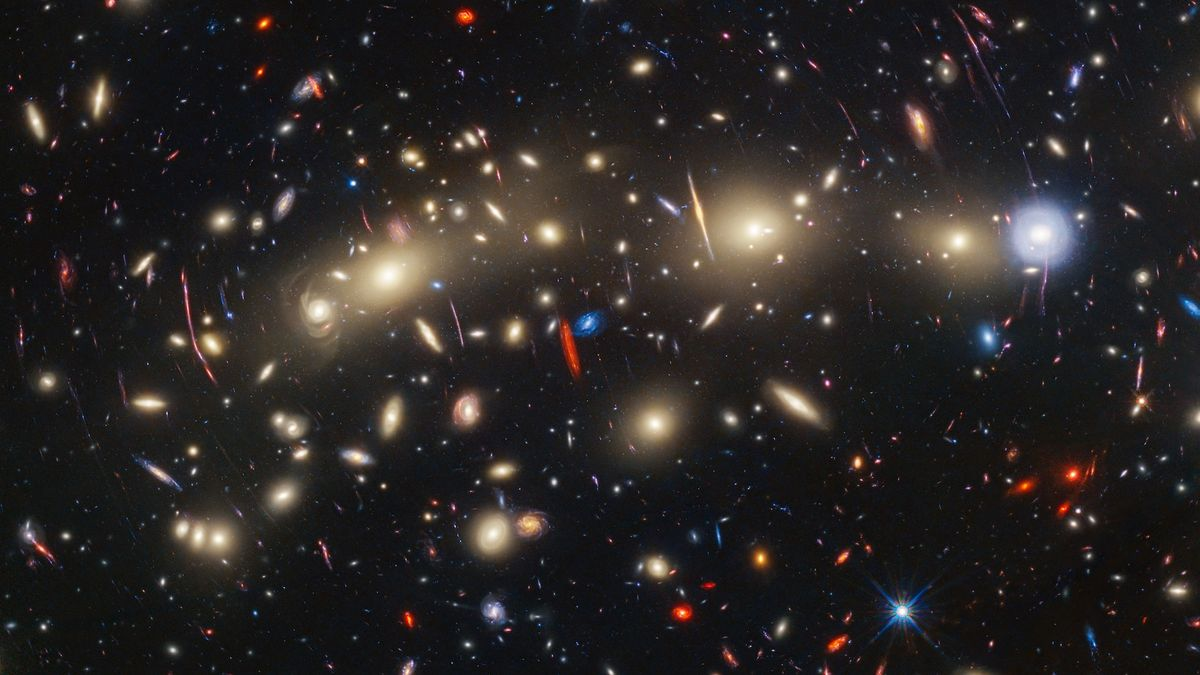
#> input picture source.jpg, 1200 x 675 px
$ python lens_explorer.py
#> lines starting #> are read from the running program, lines starting #| are printed output that depends on the picture
# -*- coding: utf-8 -*-
"""
Created on Wed Dec 10 11:57:54 2025

@author: samue
"""

"""
lensing_explorer.py

Dependencies:
 - numpy
 - matplotlib
 - Pillow (PIL)

"""

import numpy as np
import matplotlib.pyplot as plt
from matplotlib.widgets import Slider, Button, RadioButtons
from PIL import Image, ImageDraw
import os


#PHYSICAL PARAMETERS
sigma0 = 1500.0   # km/s (used to compute theta_E)
R_c0 = 0.07       # h^-1 Mpc
D_s = 878.0
D_l = 637.0
D_ls = 441.0
c_kms = 299792.458

# grid resolution (image-plane). Increase for more quality (cost ~N^2).
N = 601  # choose 401..1201 depending on computational power

# source options
USE_REAL_IMAGE = os.path.exists("source.jpg")  # if source.jpg exists, will use it via button
CHESSBOARD_SIZE = 8  # tiles across when using synthetic chessboard


#LENS MODEL

def compute_thetaE_from_sigma(sigma):
    return (4 * np.pi * sigma**2 / c_kms**2) * (D_ls / D_s)

def lens_map(r1, r2, r_c, epsilon):
    """
    Given r1, r2 (arrays), we can compute s1, s2 and transfer between
    lens and source image

    """
    denominator = np.sqrt(r_c**2 + (1-epsilon) * r1**2 + (1+epsilon) * r2**2)
    s1 = r1 - (1-epsilon) * r1 / denominator
    s2 = r2 - (1+epsilon) * r2 / denominator
    return s1, s2

# Optionally add external shear deflection to alpha by adding the linear shear matrix (used later)
def shear_deflection(dx, dy, gamma1, gamma2):
    # returns ax_shear, ay_shear
    ax = gamma1 * dx + gamma2 * dy
    ay = gamma2 * dx - gamma1 * dy
    return ax, ay


#COORDINATES / GRIDS
xs = np.linspace(-1, 1, N)
r1_grid, r2_grid = np.meshgrid(xs, xs, indexing="xy")  # r1 = x, r2 = y

# utility: convert normalized [-1,1] coords to pixel float indices in [0, N-1]
def norm_to_pixel_coords(s, N):
    # returns float pixel coords
    return ((s + 1.0) / 2.0) * (N - 1)


#BILINEAR SAMPLER (works for RGB arrays HxWx3)

def bilinear_sample(img, x, y):
    """
    img: H x W x C (C=3)
    x, y: arrays of same shape giving float pixel coordinates in img space
    returns sampled array shape (..., C)
    """
    H, W = img.shape[:2]
    x0 = np.floor(x).astype(int)
    y0 = np.floor(y).astype(int)
    x1 = x0 + 1
    y1 = y0 + 1

    x0 = np.clip(x0, 0, W-1)
    x1 = np.clip(x1, 0, W-1)
    y0 = np.clip(y0, 0, H-1)
    y1 = np.clip(y1, 0, H-1)

    dx = (x - x0)[..., None]
    dy = (y - y0)[..., None]

    Ia = img[y0, x0]  # HxWx3
    Ib = img[y1, x0]
    Ic = img[y0, x1]
    Id = img[y1, x1]

    return (Ia * (1-dx)*(1-dy) + Ic * dx*(1-dy) +
            Ib * (1-dx)*dy + Id * dx*dy)


#SOURCE PLANE GENERATORS

def generate_chessboard(N, tiles=8):
    """Generates a colorful chessboard-like image (RGB float 0..1)."""
    img = Image.new("RGB", (N, N), (255,255,255))
    draw = ImageDraw.Draw(img)
    tile = N // tiles
    colors = [(240, 80, 80), (80, 200, 120), (50, 120, 240), (240, 200, 60)]
    for i in range(tiles):
        for j in range(tiles):
            color = colors[(i+j) % len(colors)]
            x0, y0 = i*tile, j*tile
            x1, y1 = x0 + tile, y0 + tile
            draw.rectangle([x0, y0, x1, y1], fill=color)
    return np.array(img).astype(np.float32) / 255.0

def exponential_galaxy(xx, yy, x0, y0, a, q=1.0, phi=0.0, I0=1.0):
    """
    2D elliptical exponential profile centered at (x0,y0) with scale length a.
    xx,yy are coordinates in normalized [-1,1] space mapped to pixel coords or similar.
    q = axis ratio b/a, phi in radians rotation of major axis.
    Returns intensity (float) same shape as xx/yy
    """
    # rotate coordinate frame by -phi so major axis aligned with x'
    xr = (xx - x0) * np.cos(phi) + (yy - y0) * np.sin(phi)
    yr = -(xx - x0) * np.sin(phi) + (yy - y0) * np.cos(phi)
    # elliptical radius
    r_ell = np.sqrt((xr**2) + (yr**2) / (q**2))
    return I0 * np.exp(-r_ell / a)

def random_galaxy_population(N, n_gal=30, a_min=0.02, a_max=0.12, seed=123):
    """
    Build a source plane with n_gal random exponential galaxies.
    Positions chosen in normalized [-1,1] coords.
    Returns an RGB float image (HxWx3).
    """
    rng = np.random.default_rng(seed)
    H = W = N
    img = np.zeros((H, W, 3), dtype=np.float32)
    # normalized coordinate grid in [-1,1]
    xs = np.linspace(-1,1,N)
    X, Y = np.meshgrid(xs, xs, indexing="xy")
    for k in range(n_gal):
        x0 = rng.uniform(-0.9, 0.9)
        y0 = rng.uniform(-0.9, 0.9)
        a = rng.uniform(a_min, a_max)  # scale length
        q = rng.uniform(0.5, 1.0)      # axis ratio
        phi = rng.uniform(0, 2*np.pi)
        I0 = rng.uniform(0.3, 1.2)
        color = rng.uniform(0.2, 1.0, size=3)
        profile = exponential_galaxy(X, Y, x0, y0, a, q=q, phi=phi, I0=I0)
        # mix into RGB channels
        for ch in range(3):
            img[..., ch] += profile * color[ch]
    # clip and normalize moderately
    img = img / (np.max(img) + 1e-12)
    img = np.clip(img, 0, 1)
    return img

# load optional real JPEG if present
if USE_REAL_IMAGE:
    try:
        pil = Image.open("source.jpg").convert("RGB")
#> pil is the input picture: PIL image 1200x675 RGB; mean R, G, B 42.9, 38.7, 37.5
        pil = pil.resize((N, N))
#> pil: PIL image 601x601 RGB
        IMG_REAL = np.array(pil).astype(np.float32) / 255.0
    except Exception as e:
        print("Could not load source.jpg:", e)
        USE_REAL_IMAGE = False
        IMG_REAL = None
else:
    IMG_REAL = None

# initial source
source_random = random_galaxy_population(N, n_gal=40, a_min=0.02, a_max=0.12, seed=42)
source_chess = generate_chessboard(N, tiles=CHESSBOARD_SIZE)
#> in generate_chessboard, `img = Image.new("RGB", (N, N), (255,255,255))`: img: PIL image 601x601 RGB; every value is 255
source_current = source_random.copy()


# MAGNIFICATION / JACOBIAN CALCULATION
def compute_deflection_field(thetaE_pix, r_c, epsilon, gamma1=0.0, gamma2=0.0):
    """
    Compute deflection alpha_x, alpha_y (in pixel units consistent with normalized coords -> pixels).
    We'll compute directly on the r1_grid,r2_grid normalized coordinates and then convert to pixel coords later.
    Return arrays ax, ay (shape NxN).
    """
    # Use normalized coordinates r1_grid,r2_grid (these are in [-1,1]).
    # The deflection formula you used implicitly works in normalized units; to combine with pixel sampling
    # To remain consistent: compute alpha in same normalized units.
    ax, ay = lens_map(r1_grid, r2_grid, r_c, epsilon)
    # lens_map returned s1 = theta - alpha => alpha = theta - s
    alpha_x = r1_grid - ax
    alpha_y = r2_grid - ay

    # add external shear contribution (in normalized coord units)
    # shear deflection (linear) computed with normalized coords
    ash_x, ash_y = shear_deflection(r1_grid, r2_grid, gamma1, gamma2)
    alpha_x += ash_x
    alpha_y += ash_y

    return alpha_x, alpha_y

def compute_jacobian_and_magnification(alpha_x, alpha_y, xs_grid):
    """
    Compute partial derivatives d alpha_x / d theta_x etc via central differences on the grid.
    xs_grid is the 1D xs array (linspace -1..1) used for spacing.
    Returns (A11,A12,A21,A22) where A = I - dAlpha/dTheta, and magnification mu and detA.
    """
    # grid spacing in normalized coords (theta)
    dx = xs_grid[1] - xs_grid[0]
    # compute derivatives (central difference)
    dax_dx = np.gradient(alpha_x, dx, axis=1)  # d alpha_x / d theta_x
    dax_dy = np.gradient(alpha_x, dx, axis=0)  # d alpha_x / d theta_y
    day_dx = np.gradient(alpha_y, dx, axis=1)
    day_dy = np.gradient(alpha_y, dx, axis=0)

    # Jacobian A = d beta / d theta = I - d alpha / d theta
    A11 = 1.0 - dax_dx
    A12 = - dax_dy
    A21 = - day_dx
    A22 = 1.0 - day_dy

    detA = A11 * A22 - A12 * A21
    # magnification (signed)
    mu = 1.0 / (detA + 1e-12)
    return A11, A12, A21, A22, detA, mu


# LENSING & RENDERING
def render_lensed_image(source_img, thetaE, r_c, epsilon, gamma1=0.0, gamma2=0.0):
    """
    source_img: HxWx3 float in [0,1]
    thetaE: Einstein radius in *normalized units* (we will derive mapping between normalized coords and pixels)
           BUT to keep your original approach consistent we scale thetaE (which came from sigma) by hand.
           Simpler approach: treat normalized coords as angular units; thetaE provided in same normalized units.
    Returns lensed_rgb (HxWx3), magnification mu, detA, beta_x,beta_y (source coords)
    """
    H, W = source_img.shape[:2]
    # compute deflection alpha on normalized grid
    # since lens_map computes in normalized r1,r2 coords, we pass r1_grid,r2_grid
    alpha_x, alpha_y = compute_deflection_field(thetaE, r_c, epsilon, gamma1, gamma2)

    # beta = theta - alpha
    beta_x = r1_grid - alpha_x
    beta_y = r2_grid - alpha_y

    # convert beta normalized [-1,1] to pixel coords of source_img
    u = norm_to_pixel_coords(beta_x, W)
    v = norm_to_pixel_coords(beta_y, H)

    # sample source image using bilinear interpolation
    lensed = bilinear_sample(source_img, u, v)
#> in bilinear_sample (call 2), `y0 = np.floor(y).astype(int)`:
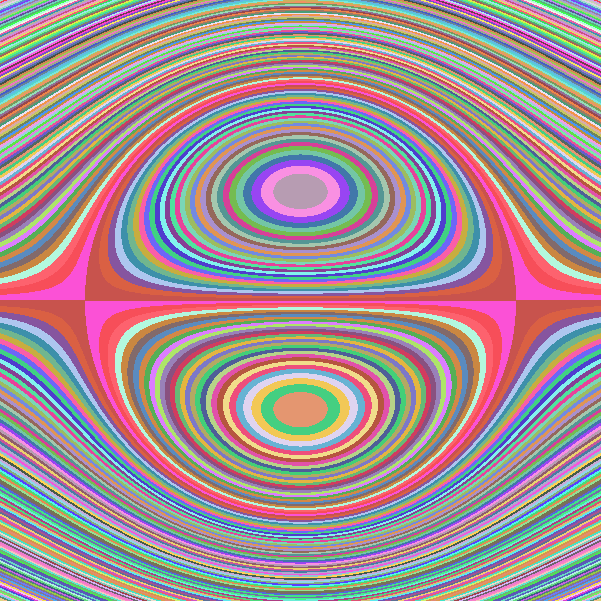
#> y0: shape (601, 601) int64; 220 distinct labels, from 190 to 409; one colour per label, 0 black
#> in bilinear_sample (call 2), `y1 = y0 + 1`: y1: shape (601, 601) int64; 220 distinct labels, from 191 to 410

    # compute Jacobian & magnification
    A11, A12, A21, A22, detA, mu = compute_jacobian_and_magnification(alpha_x, alpha_y, xs)

    return lensed, mu, detA, beta_x, beta_y, alpha_x, alpha_y


# DISTORTION MEASURES

def shear_and_direction(A11, A12, A21, A22):
    """
    From Jacobian A = [[A11, A12],[A21,A22]] compute the 2D symmetric shear-like matrix
    and get principal stretching directions and magnitudes. Returns eigenvalues and eigenvectors.
    """
    # Compute deformation matrix M = A.T @ A (or consider the amplification matrix?), but for direction of stretch
    # One simple approach: compute symmetric part of A (S=(A + A^T)/2) and take eigenvectors.
    # Alternatively compute (A^-1)^T (A^-1) for source-plane distortion. We'll provide principal axes of A.
    # We'll compute eigen-decomposition of (A^T A) which gives squared stretching factors.
    # For each grid point this is small; compute vectorised using closed form for 2x2 matrices.

    # trace and det of AtA
    t = (A11**2 + A12**2 + A21**2 + A22**2)
    # not using t, instead compute eigenvalues of AtA explicitly:
    # For 2x2 [[a,b],[c,d]]: AtA = [[a^2+c^2, a*b+c*d],[a*b+c*d, b^2+d^2]]
    m11 = A11**2 + A21**2
    m12 = A11*A12 + A21*A22
    m22 = A12**2 + A22**2

    # eigenvalues lam = 0.5*(m11+m22 +/- sqrt((m11-m22)^2 + 4 m12^2))
    trace = m11 + m22
    diff = m11 - m22
    disc = np.sqrt(diff**2 + 4.0 * m12**2)
    lam1 = 0.5 * (trace + disc)
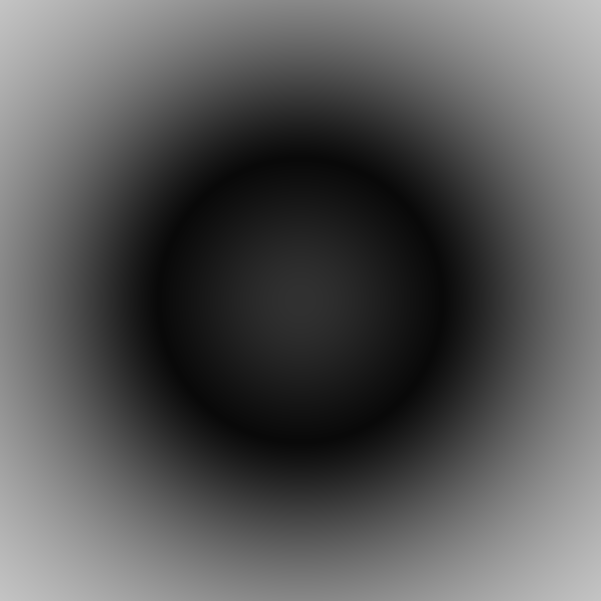
#> lam1: shape (601, 601) float64; min 0.0355, max 0.767, mean 0.343
    lam2 = 0.5 * (trace - disc)

    # principal stretching magnitudes = sqrt(eigenvalues)
    s1 = np.sqrt(np.abs(lam1))
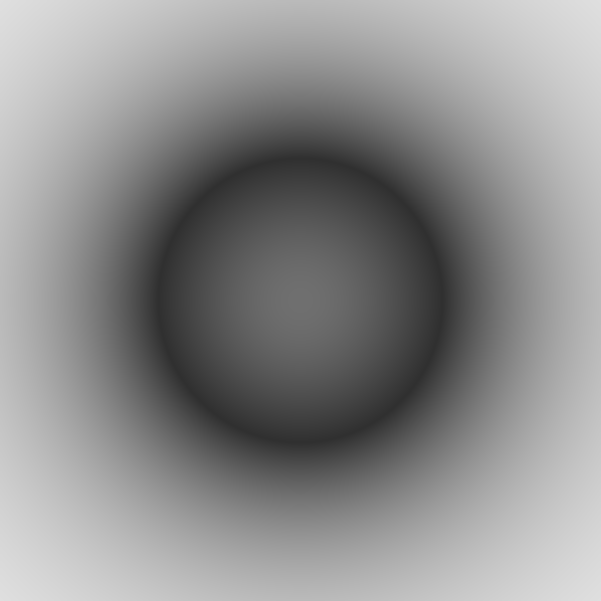
#> s1: shape (601, 601) float64; min 0.188, max 0.876, mean 0.553
    s2 = np.sqrt(np.abs(lam2))
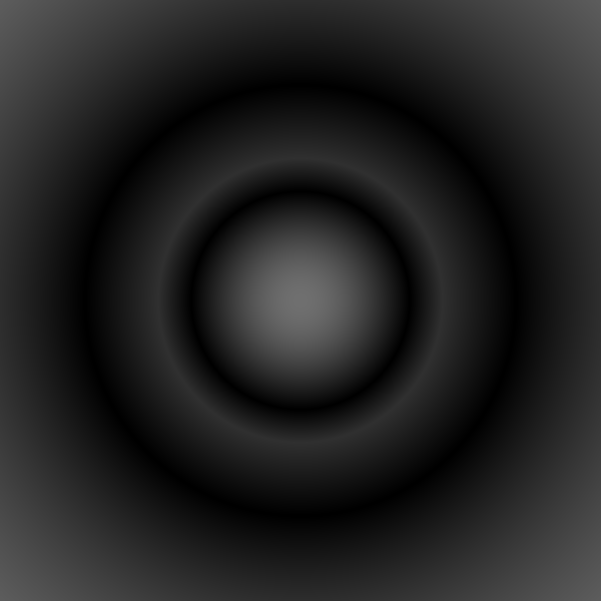
#> s2: shape (601, 601) float64; min 3.41e-06, max 0.438, mean 0.137

    # principal axis directions (angle) from eigenvector of m:
    # eigenvector for lam1 is [m12, lam1 - m11] or fallback
    vx = m12
    vy = lam1 - m11
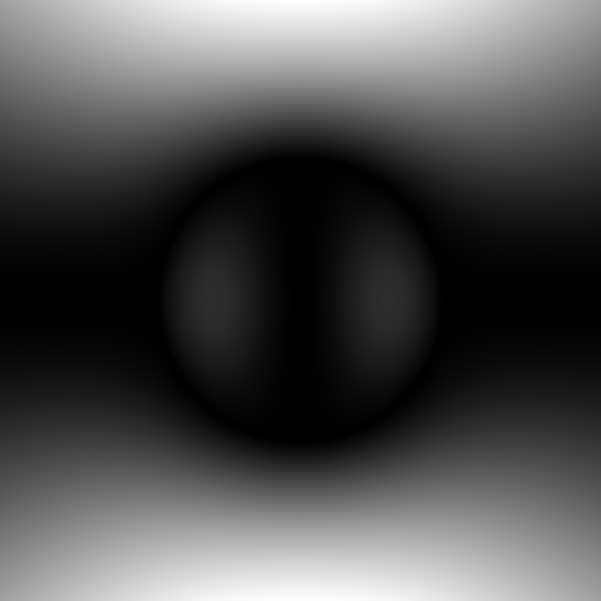
#> vy: shape (601, 601) float64; min -5.55e-17, max 0.503, mean 0.158; drawn with min black and max white
    # normalize and compute angle
    ang = np.arctan2(vy, vx + 1e-18)  # angle in radians (may be noisy where vx~0)
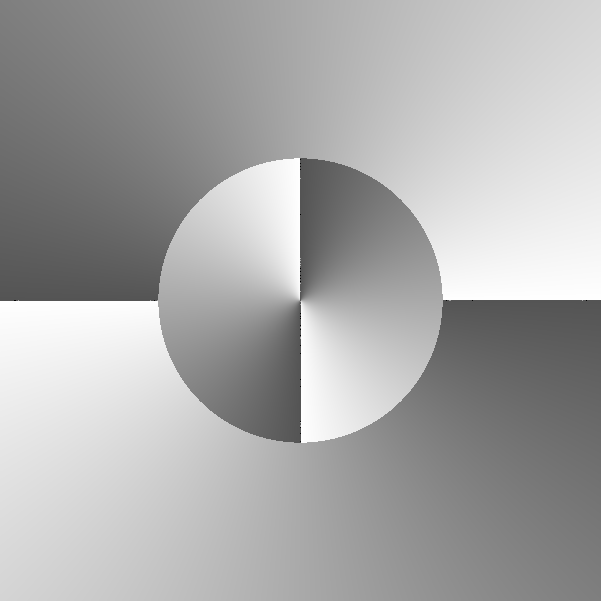
#> ang: shape (601, 601) float64; min -1.55, max 3.14, mean 1.57; drawn with min black and max white
    return s1, s2, ang


# PLOTTING / GUI

# initial lens parameters
sigma = sigma0
thetaE0 = compute_thetaE_from_sigma(sigma0)  # NOTE: this thetaE is in the same normalized units as r1,r2 grids for our mapping
r_c = R_c0 / (D_l * thetaE0)
epsilon0 = 0.0
gamma1_0 = 0.0
gamma2_0 = 0.0

# treat thetaE simply as a free normalized parameter in lens_map
# For UI convenience. expose a "thetaE_scale" slider (scale multiplier)
thetaE_scale0 = 1.0

# initial render
source_current = source_random.copy()
thetaE_norm = thetaE0 * thetaE_scale0  # normalized Einstein radius (we keep the same units)
lensed_img, mu_map, detA_map, beta_x, beta_y, ax, ay = render_lensed_image(
    source_current, thetaE_norm, r_c, epsilon0, gamma1=gamma1_0, gamma2=gamma2_0
)

# Create figure with subplots:
fig = plt.figure(figsize=(14,7))
ax_img = fig.add_subplot(2,3,1)
ax_mu = fig.add_subplot(2,3,2)
ax_det = fig.add_subplot(2,3,3)
ax_source = fig.add_subplot(2,3,4)
ax_quiver = fig.add_subplot(2,3,5)
ax_caust = fig.add_subplot(2,3,6)

im_im = ax_img.imshow(lensed_img, origin='lower', extent=[0, N, 0, N])
ax_img.set_title("Lensed image (RGB)")
ax_img.set_xticks([]); ax_img.set_yticks([])

im_mu = ax_mu.imshow(np.log10(np.abs(mu_map)+1e-6), origin='lower', cmap='RdBu', extent=[0,N,0,N])
ax_mu.set_title("log10 |magnification|")
ax_mu.set_xticks([]); ax_mu.set_yticks([])

im_det = ax_det.imshow(detA_map, origin='lower', cmap='seismic', extent=[0,N,0,N])
ax_det.set_title("det(A)")
ax_det.set_xticks([]); ax_det.set_yticks([])

im_src = ax_source.imshow(source_current, origin='lower', extent=[0,N,0,N])
ax_source.set_title("Source plane")
ax_source.set_xticks([]); ax_source.set_yticks([])

ax_quiver.set_title("Local distortion (principal stretch direction)")
ax_quiver.set_xlim(0,N); ax_quiver.set_ylim(0,N)
ax_caust.set_title("Caustics (red) over source")
ax_caust.set_xlim(0,N); ax_caust.set_ylim(0,N)

plt.tight_layout()

# Add sliders / buttons below the plots
axcolor = 'lightgoldenrodyellow'
ax_sigma = plt.axes([0.15, 0.02, 0.18, 0.03], facecolor=axcolor)
ax_eps   = plt.axes([0.40, 0.02, 0.18, 0.03], facecolor=axcolor)
ax_rc    = plt.axes([0.65, 0.02, 0.18, 0.03], facecolor=axcolor)
ax_g1    = plt.axes([0.15, 0.06, 0.18, 0.03], facecolor=axcolor)
ax_g2    = plt.axes([0.40, 0.06, 0.18, 0.03], facecolor=axcolor)
ax_toggle = plt.axes([0.65, 0.06, 0.10, 0.04])
ax_reset  = plt.axes([0.78, 0.06, 0.10, 0.04])
ax_radio = plt.axes([0.88, 0.02, 0.10, 0.10], facecolor=axcolor)

s_sigma = Slider(ax_sigma, 'sigma', 100.0, 3000.0, valinit=sigma0)
s_eps   = Slider(ax_eps, 'epsilon', -0.6, 0.6, valinit=epsilon0)
s_rc    = Slider(ax_rc, 'R_c ', 0.0, 0.5, valinit=R_c0)
s_g1    = Slider(ax_g1, 'g1', -0.5, 0.5, valinit=gamma1_0)
s_g2    = Slider(ax_g2, 'g2', -0.5, 0.5, valinit=gamma2_0)
b_toggle = Button(ax_toggle, 'Toggle Source')
b_reset  = Button(ax_reset, 'Reset')

radio = RadioButtons(ax_radio, ('random galaxies','chessboard','real jpg'), active=0 if not USE_REAL_IMAGE else 2)

# helper to compute & update all visuals
def update_all(val=None):
    global source_current, IMG_REAL
    sigma = s_sigma.val
    epsilon = s_eps.val
    R_c = s_rc.val
    gamma1 = s_g1.val
    gamma2 = s_g2.val

    thetaE = compute_thetaE_from_sigma(sigma)
    # Compute r_c
    r_c_norm = R_c / (D_l * thetaE + 1e-12)  # avoid division by zero

    # pick source based on radio
    choice = radio.value_selected
    if choice == 'random galaxies':
        source_current = source_random
    elif choice == 'chessboard':
        source_current = source_chess
    else:
        if IMG_REAL is not None:
            source_current = IMG_REAL
        else:
            source_current = source_chess

    # compute lensed image
    thetaE_norm = thetaE  # we pass thetaE(norm) directly; consistent with how r_c_norm was built
    lensed_img, mu_map, detA_map, beta_x, beta_y, ax_field, ay_field = render_lensed_image(
        source_current, thetaE_norm, r_c_norm, epsilon, gamma1=gamma1, gamma2=gamma2
    )

    # update images
    im_im.set_data(lensed_img)
    im_mu.set_data(np.log10(np.abs(mu_map)+1e-6))
    im_det.set_data(detA_map)
    im_src.set_data(source_current)

    # compute principal stretches & directions for quiver plot
    A11, A12, A21, A22, detA, mu = compute_jacobian_and_magnification(ax_field, ay_field, xs)
    s1, s2, ang = shear_and_direction(A11, A12, A21, A22)

    # sample quiver on a coarse grid for readability
    step = max(8, N // 50)
    yi = np.arange(0, N, step)
    xi = np.arange(0, N, step)
    Xi, Yi = np.meshgrid(xi, yi, indexing="xy")
    # angle array indexed by Yi,Xi
    ang_small = ang[Yi, Xi]
    # arrow components proportional to differential (s1-s2)
    mag_small = (s1 - s2)[Yi, Xi]
    U = mag_small * np.cos(ang_small)
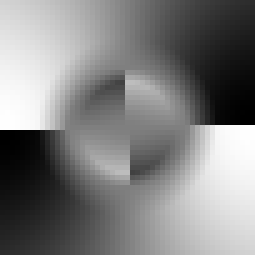
#> U: shape (51, 51) float64 (shown 5 times larger); min -0.553, max 0.553, mean 0.00546; drawn with min black and max white
    V = mag_small * np.sin(ang_small)

    ax_quiver.clear()
    ax_quiver.imshow(lensed_img, origin='lower', extent=[0,N,0,N])
    ax_quiver.quiver(Xi, Yi, U, V, scale=10, color='white', width=0.004)
    ax_quiver.set_title("Local distortion (white arrows)")
    ax_quiver.set_xticks([]); ax_quiver.set_yticks([])

    # compute caustic: where detA ~ 0 in image plane mapped into source plane
    # choose threshold relative to detA abs median
    thr = np.percentile(np.abs(detA_map), 99) * 0.01  # small threshold
#> thr = 0.00281
    mask = np.abs(detA_map) < (thr + 1e-10)

    # extract beta positions only where mask true
    bx = beta_x[mask]
#> bx = 8428 values, max 0.0997 at index 4212, min -0.0997 at index 4215, mean 9.74e-18
    by = beta_y[mask]
#> by = 8428 values, max 0.0997 at index 2072, min -0.0997 at index 6355, mean 7.01e-18
    if bx.size == 0:
        caust_pts_i = np.array([])
        caust_pts_j = np.array([])
    else:
        # convert normalized beta positions to pixel coords
        caust_pts_i = norm_to_pixel_coords(bx, N)
#> caust_pts_i = 8428 values, max 329.9 at index 4212, min 270.1 at index 4215, mean 300
        caust_pts_j = norm_to_pixel_coords(by, N)
#> caust_pts_j = 8428 values, max 329.9 at index 2072, min 270.1 at index 6355, mean 300

    ax_caust.clear()
    ax_caust.imshow(source_current, origin='lower', extent=[0,N,0,N])
    if caust_pts_i.size:
        ax_caust.scatter(caust_pts_i, caust_pts_j, s=1, c='red')
    ax_caust.set_title("Caustic points (red) projected onto source")
    ax_caust.set_xticks([]); ax_caust.set_yticks([])

    # refresh colorbars / images
    fig.canvas.draw_idle()

# initial update to set everything up
update_all()

# hook sliders
s_sigma.on_changed(update_all)
s_eps.on_changed(update_all)
s_rc.on_changed(update_all)
s_g1.on_changed(update_all)
s_g2.on_changed(update_all)

def toggle_source(event):
    # cycle radio selection
    options = radio.labels
    # radio has attribute value_selected; but we'll just toggle programmatically
    opts = ['random galaxies','chessboard','real jpg'] if IMG_REAL is not None else ['random galaxies','chessboard']
    current = radio.value_selected
    idx = opts.index(current)
    idx = (idx + 1) % len(opts)
    radio.set_active(idx)
    update_all()

def reset(event):
    s_sigma.reset(); s_eps.reset(); s_rc.reset(); s_g1.reset(); s_g2.reset()
    radio.set_active(0)
    update_all()

b_toggle.on_clicked(toggle_source)
b_reset.on_clicked(reset)

# Also allow radio to update
def on_radio(label):
    update_all()
radio.on_clicked(on_radio)

plt.show()
